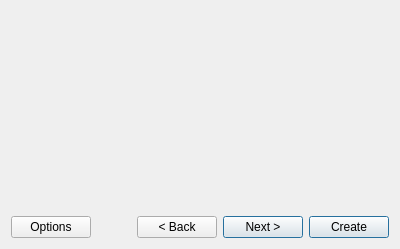
<?xml version="1.0" encoding="UTF-8"?>
<ui version="4.0">
 <class>WizardBase</class>
 <widget class="QWidget" name="WizardBase">
  <property name="geometry">
   <rect>
    <x>0</x>
    <y>0</y>
    <width>400</width>
    <height>249</height>
   </rect>
  </property>
  <property name="windowTitle">
   <string/>
  </property>
  <layout class="QVBoxLayout" name="verticalLayout">
   <item>
    <layout class="QHBoxLayout" name="horizontalLayout_2">
     <property name="bottomMargin">
      <number>0</number>
     </property>
     <item>
      <widget class="QLabel" name="configurationName">
       <property name="font">
        <font>
         <pointsize>12</pointsize>
         <weight>75</weight>
         <bold>true</bold>
        </font>
       </property>
       <property name="text">
        <string/>
       </property>
       <property name="alignment">
        <set>Qt::AlignLeading|Qt::AlignLeft|Qt::AlignTop</set>
       </property>
      </widget>
     </item>
     <item>
      <widget class="QLabel" name="iconView">
       <property name="sizePolicy">
        <sizepolicy hsizetype="Maximum" vsizetype="Maximum">
         <horstretch>0</horstretch>
         <verstretch>0</verstretch>
        </sizepolicy>
       </property>
       <property name="minimumSize">
        <size>
         <width>0</width>
         <height>35</height>
        </size>
       </property>
       <property name="text">
        <string/>
       </property>
      </widget>
     </item>
    </layout>
   </item>
   <item>
    <widget class="QStackedWidget" name="contentsWidget"/>
   </item>
   <item>
    <widget class="QLabel" name="errorLabel">
     <property name="styleSheet">
      <string notr="true">color: rgb(207, 0, 0);</string>
     </property>
     <property name="text">
      <string/>
     </property>
    </widget>
   </item>
   <item>
    <widget class="QFrame" name="frame">
     <property name="frameShape">
      <enum>QFrame::NoFrame</enum>
     </property>
     <property name="frameShadow">
      <enum>QFrame::Raised</enum>
     </property>
     <layout class="QHBoxLayout" name="horizontalLayout">
      <property name="leftMargin">
       <number>0</number>
      </property>
      <property name="topMargin">
       <number>0</number>
      </property>
      <property name="rightMargin">
       <number>0</number>
      </property>
      <property name="bottomMargin">
       <number>0</number>
      </property>
      <item>
       <widget class="QPushButton" name="advancedButton">
        <property name="text">
         <string>Options</string>
        </property>
       </widget>
      </item>
      <item>
       <spacer name="horizontalSpacer">
        <property name="orientation">
         <enum>Qt::Horizontal</enum>
        </property>
        <property name="sizeHint" stdset="0">
         <size>
          <width>40</width>
          <height>20</height>
         </size>
        </property>
       </spacer>
      </item>
      <item>
       <widget class="QPushButton" name="backButton">
        <property name="text">
         <string>&lt; Back</string>
        </property>
       </widget>
      </item>
      <item>
       <widget class="QPushButton" name="nextButton">
        <property name="text">
         <string>Next &gt;</string>
        </property>
        <property name="default">
         <bool>true</bool>
        </property>
       </widget>
      </item>
      <item>
       <widget class="QPushButton" name="createButton">
        <property name="text">
         <string>Create</string>
        </property>
        <property name="default">
         <bool>true</bool>
        </property>
       </widget>
      </item>
     </layout>
    </widget>
   </item>
  </layout>
 </widget>
 <resources/>
 <connections/>
</ui>
